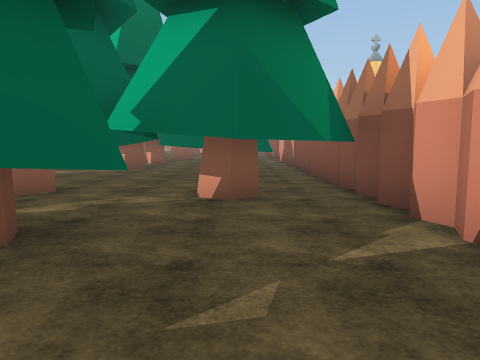
View 1 (above)

24 first-person views from a walk through a 3-D level made in the Unity game engine. The camera is 1.5 m above the floor, tilts 6° down and sees 70° across. The floor is counted in squares, 2 m on a side. Each view is taken from the middle of a square. On the plan, view 1 faces up. The plan holds only what a view shows up to about 11 squares ahead; the rest is blank. The place goes on beyond the plan. Some animated figures are left out. Some surface patterns are stand-ins.

View 2
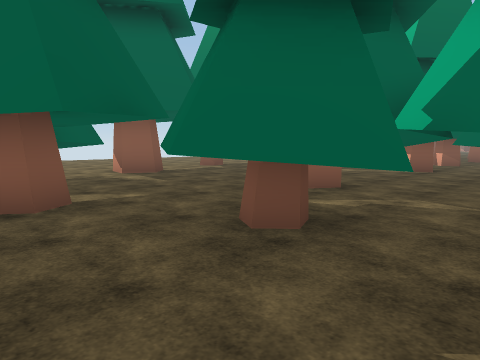

View 3
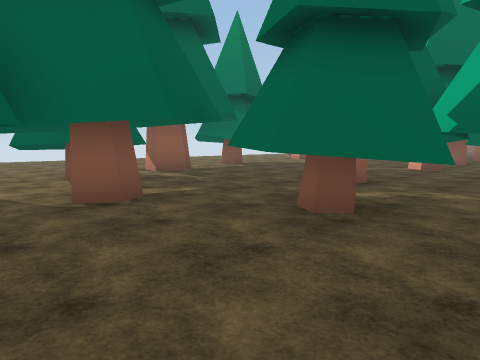

View 4
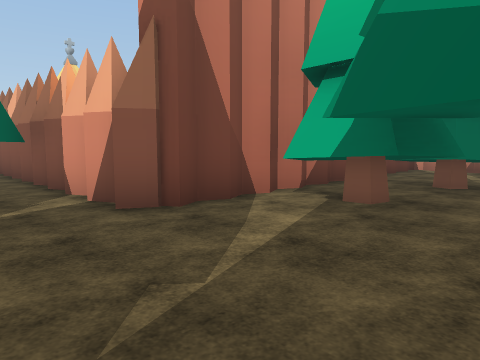

View 5
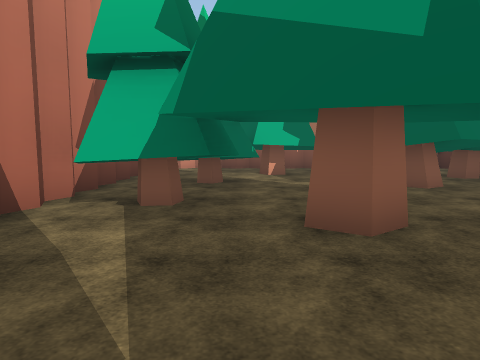

View 6
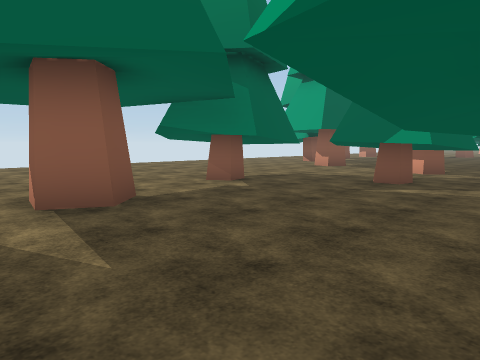

View 7
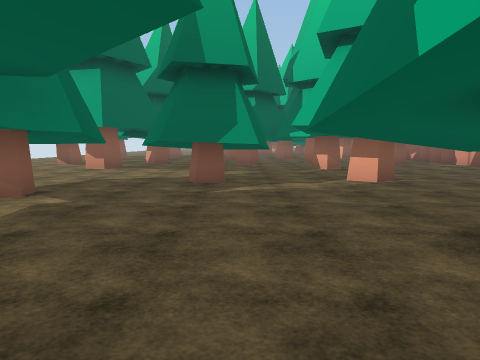

View 8
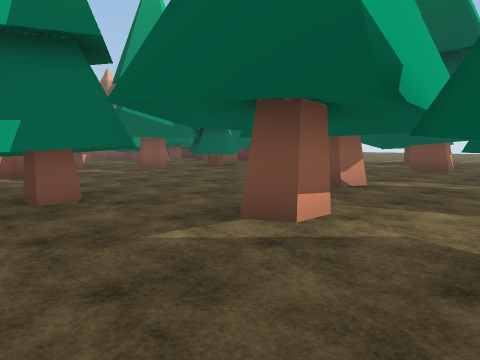

View 9
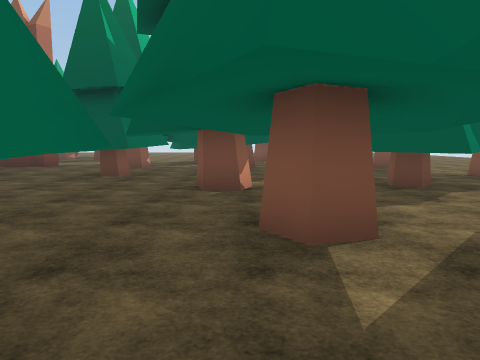

View 10
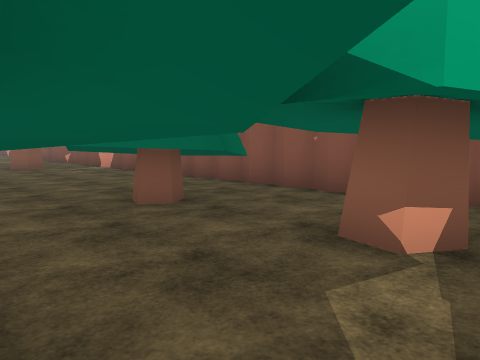

View 11
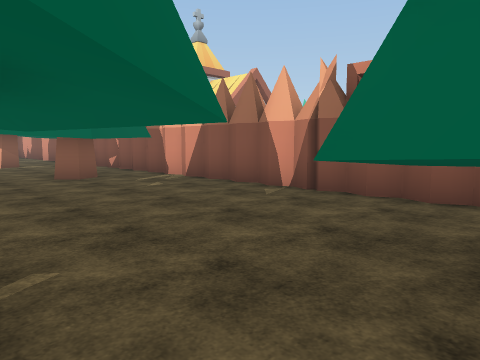

View 12
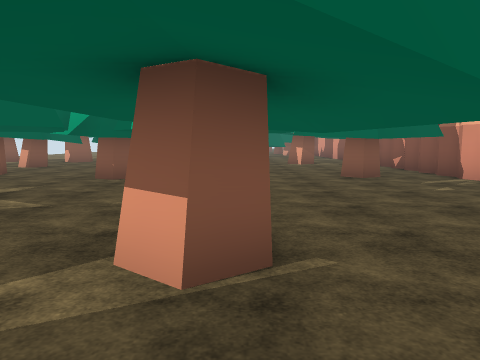

View 13
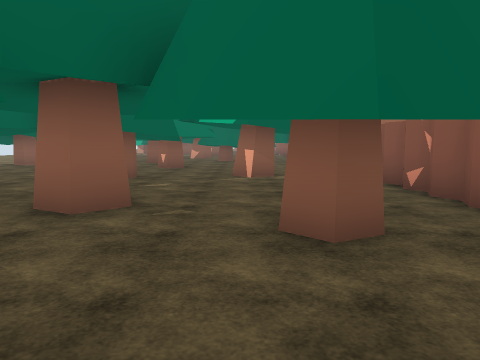

View 14
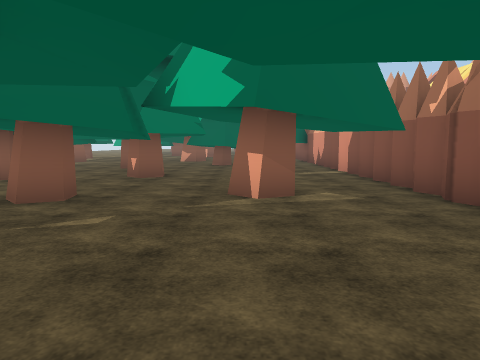

View 15
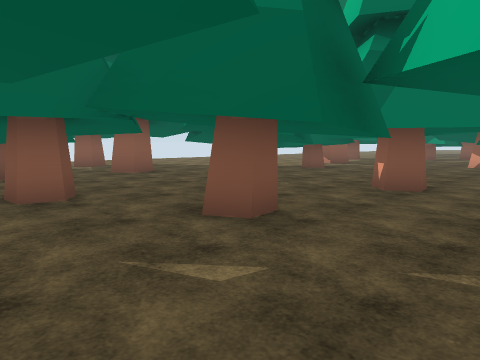

View 16
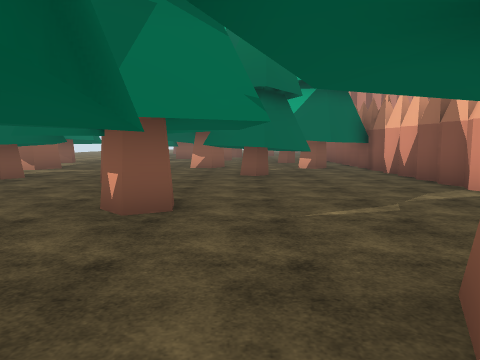

View 17
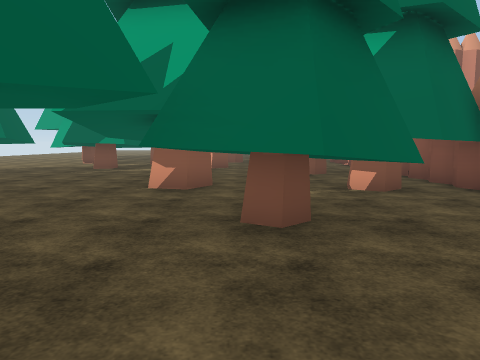

View 18
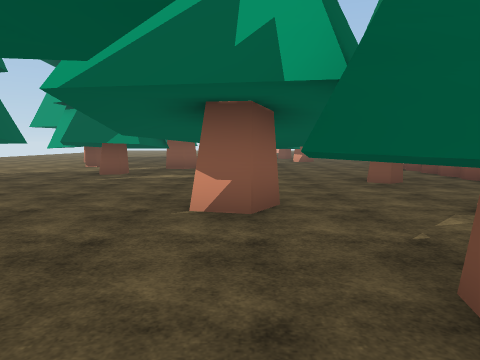

View 19
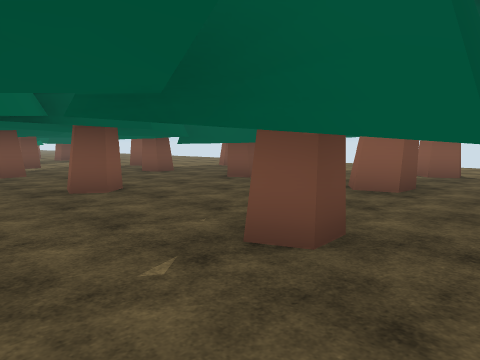

View 20
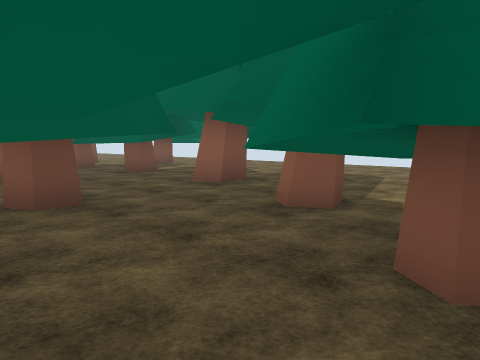

View 21
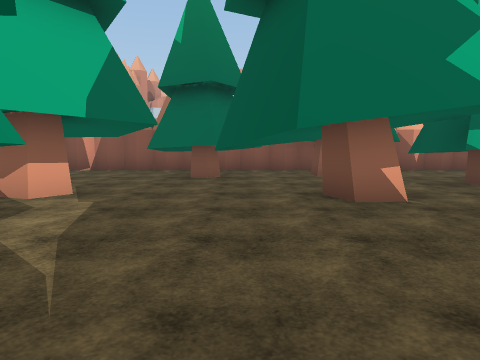

View 22
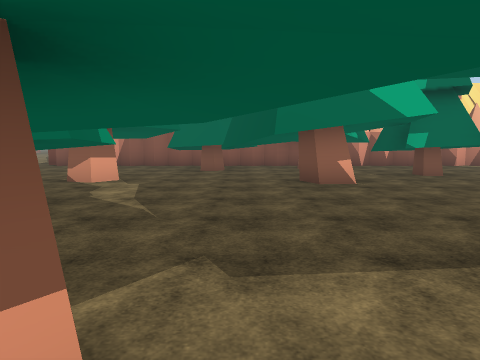

View 23
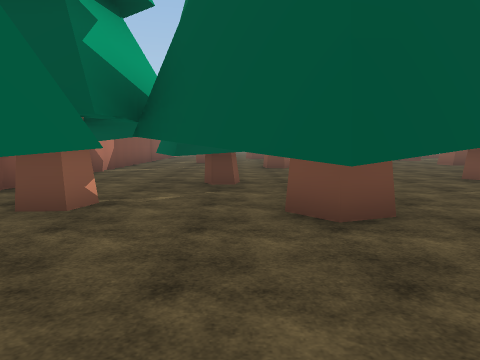

View 24
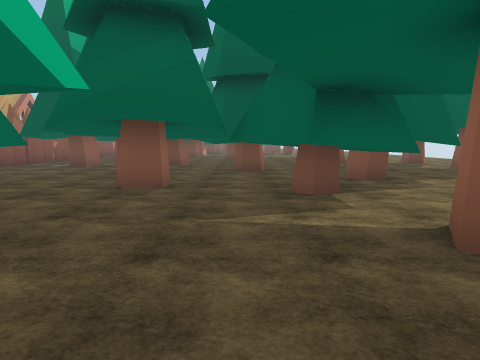

### Floor plan
Key: @ floor where view 1 was taken; # wall or solid block; x gap in a wall; . floor; T thing the floor can be seen under or through; C crate.
Columns run from 10 left of view 1 to 10 right of it. Each row starts with its distance up from view 1.
 36   .###.#....#
 35   ###.......#
 34  # ......TTT#
 33 ......##TTTT#
 32  .......TT  #
 31   #....#..T##
 30   #........##
 29  .......###.#
 28  .###...##..#
 27 .###..#.....#
 26 ##..........#
 25  ...#.......#
 24 .....#.#....#
 23 #...#.......#
 22 #...........#
 21 ......##.#..#
 20 .#..........#
 19 x#..#.......#
 18 ............#
 17 .......#....#
 16 .#..#  ...#.#
 15  ..... .....#
 14 #......#..#.#
 13 ...#........#
 12 ............#
 11 ...##.......#
 10 ..###..#....CC
  9  #.##....##.#
  8 ##.......##.#
  7 ......TT.##.#
  6 ...... T ...#
  5  ##...T...###
  4 ...........##
  3 ..##...####.#
  2 ..##...###..#########
  1 ..##.#........##
  0   ........@...####
 -1   .#.............##
 -2   ###.#......#....#

Positions as (right, up) in squares from view 1, and headings:
1: (0, 0), facing up
2: (0, 0), facing up-left
3: (0, -1), facing up-left
4: (0, -2), facing up-right
5: (0, -1), facing right
6: (-4, 3), facing up-left
7: (-6, 3), facing up
8: (-7, 4), facing down-right
9: (-4, 4), facing down
10: (-3, 4), facing up-right
11: (-3, 8), facing up-right
12: (-3, 8), facing up
13: (-1, 13), facing up
14: (-1, 16), facing up
15: (-1, 18), facing up-left
16: (-2, 20), facing up
17: (-2, 25), facing up
18: (-3, 27), facing up
19: (-4, 25), facing down-left
20: (-5, 28), facing down-left
21: (-8, 33), facing right
22: (-10, 33), facing right
23: (-2, 35), facing down
24: (-6, 33), facing down
